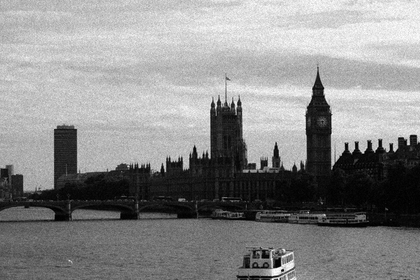
%> input picture Praxisaufgaben/05/p05_Bild01.bmp, 420 x 280 px, shrunk from 640 x 427 before the run
$ octave p05_test.m   (GNU Octave 9; MATLAB toolbox functions it lacks are replaced by stand-ins)
%> lines starting %> are read from the running program, lines starting %| are printed output that depends on the picture
%> further down, image is the input picture: size 280x420 uint8; min 0, max 255, mean 138.6
### Praxisaufgaben/05/p05_conv2d.m
function [img_conv] = p05_conv2d (image, kernel)
%> called with kernel = [1 1 1; 2 2 2; 3 3 3]

[ix,iy] = size(image);
%> ix = 280; iy = 420
[kx,ky] = size(kernel);
mkx = floor(kx/2);
mky = floor(ky/2);

%pad the edges with zeros
img_conv = padarray(image,[mkx,mky]);
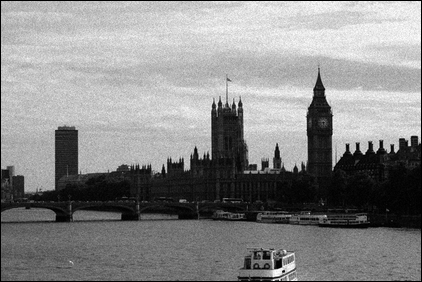
%> img_conv: size 282x422 uint8; min 0, max 255, mean 136.9

for i = 1:ix
  for j = 1:iy
    img_convn(i,j) = sum(sum(img_conv(i:i+(kx-1),j:j+(ky-1)).*kernel));
  end
end
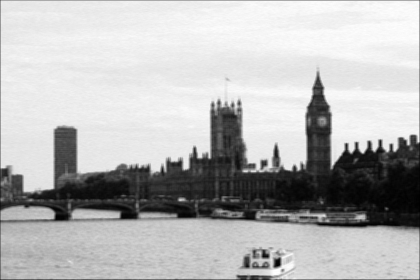
%> img_convn: size 280x420 double; min 28, max 2280, mean 1636; drawn with min black and max white

endfunction

### Praxisaufgaben/05/p05_test.m
image = imread('p05_Bild01.bmp');
kernel = [1,1,1;2,2,2;3,3,3];
imshow(p05_conv2d(image,kernel))
